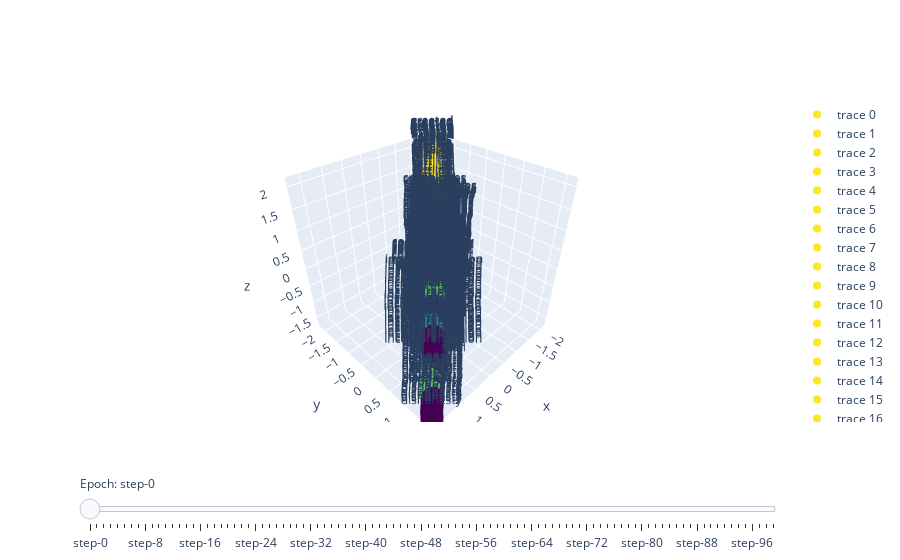

The code cell stored with this chart in its notebook:
### Code cell
plot_embeded_text(model,tokenizer,saved_weights=saved_weights,X_features=X,y_results=data_file['stars'])
